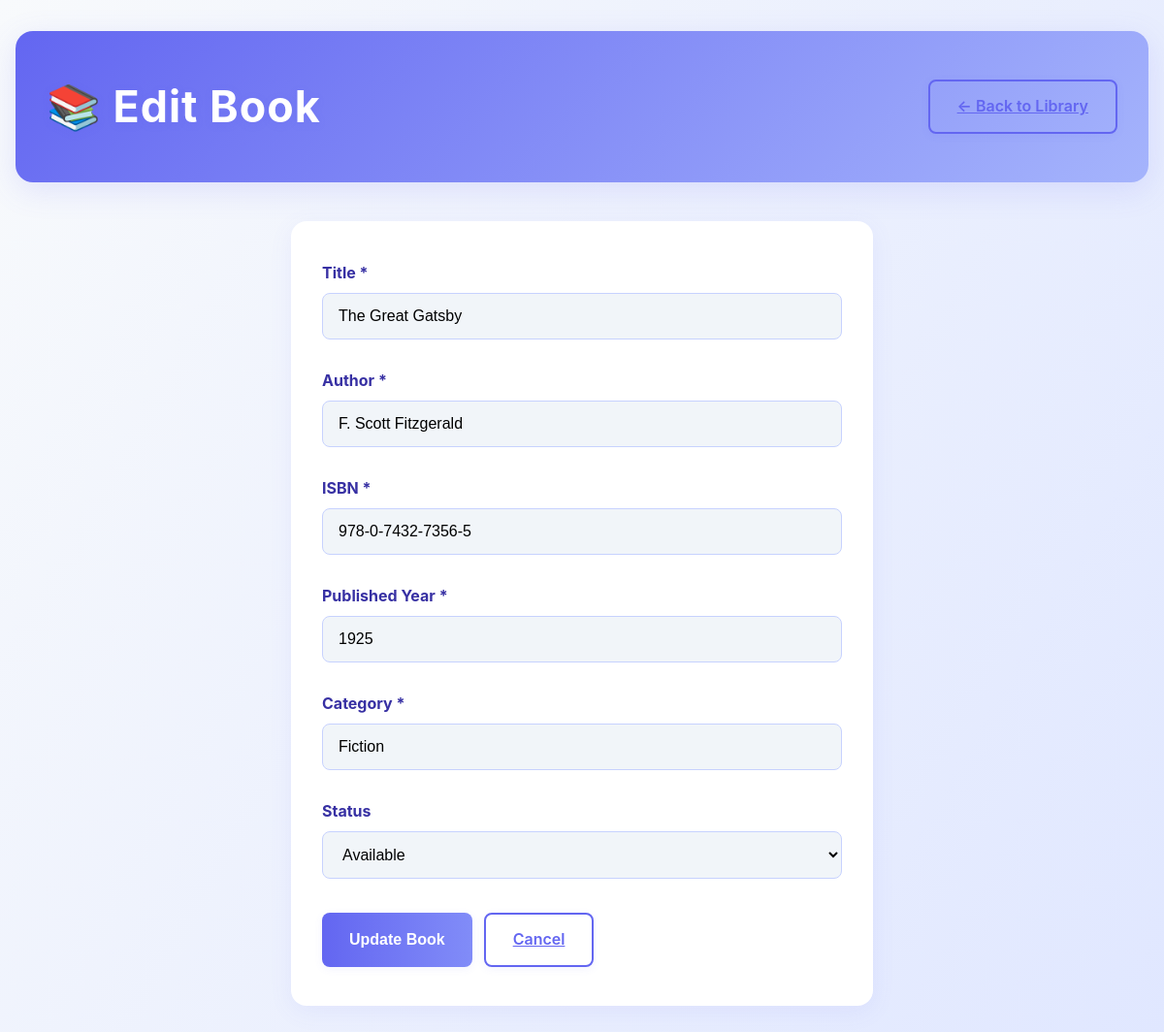
The page /edit_book.php?id=1 on the database its author committed.
### tables this page shows
CREATE TABLE IF NOT EXISTS books (
    id INT AUTO_INCREMENT PRIMARY KEY,
    title VARCHAR(255) NOT NULL,
    author VARCHAR(255) NOT NULL,
    isbn VARCHAR(20) UNIQUE NOT NULL,
    published_year YEAR NOT NULL,
    category VARCHAR(100) NOT NULL,
    status ENUM('Available', 'Issued') DEFAULT 'Available',
    created_at TIMESTAMP DEFAULT CURRENT_TIMESTAMP,
    updated_at TIMESTAMP DEFAULT CURRENT_TIMESTAMP ON UPDATE CURRENT_TIMESTAMP
);

### edit_book.php (the view, shortened to what this page needs)
<?php
$conn = getConnection();
$id = isset($_GET['id']) ? (int)$_GET['id'] : 0;
$sql = "SELECT * FROM books WHERE id = $id";
$result = mysqli_query($conn, $sql);
$book = mysqli_fetch_assoc($result);
?>
<!DOCTYPE html>
<html lang="en">
<head>
    <link rel="stylesheet" href="style.css">
</head>
<body>
    <div class="container">
        <header>
            <h1>📚 Edit Book</h1>
            <a href="index.php" class="btn btn-outline">← Back to Library</a>
        </header>
        <form method="POST" class="book-form">
            <div class="form-group">
                <label for="title">Title *</label>
                <input type="text" id="title" name="title" required
                       value="<?php echo htmlspecialchars(isset($_POST['title']) ? $_POST['title'] : $book['title']); ?>">
            </div>
            <div class="form-group">
                <label for="author">Author *</label>
                <input type="text" id="author" name="author" required
                       value="<?php echo htmlspecialchars(isset($_POST['author']) ? $_POST['author'] : $book['author']); ?>">
            </div>
            <div class="form-group">
                <label for="isbn">ISBN *</label>
                <input type="text" id="isbn" name="isbn" required
                       value="<?php echo htmlspecialchars(isset($_POST['isbn']) ? $_POST['isbn'] : $book['isbn']); ?>">
            </div>
            <div class="form-group">
                <label for="published_year">Published Year *</label>
                <input type="number" id="published_year" name="published_year" required min="1000" max="<?php echo date('Y'); ?>"
                       value="<?php echo htmlspecialchars(isset($_POST['published_year']) ? $_POST['published_year'] : $book['published_year']); ?>">
            </div>
            <div class="form-group">
                <label for="category">Category *</label>
                <input type="text" id="category" name="category" required
                       value="<?php echo htmlspecialchars(isset($_POST['category']) ? $_POST['category'] : $book['category']); ?>">
            </div>
            <div class="form-group">
                <label for="status">Status</label>
                <select id="status" name="status">
                    <?php
                    $current_status = isset($_POST['status']) ? $_POST['status'] : $book['status'];
                    ?>
                    <option value="Available" <?php echo ($current_status == 'Available') ? 'selected' : ''; ?>>Available</option>
                </select>
            </div>
            <div class="form-actions">
                <button type="submit" class="btn btn-primary">Update Book</button>
                <a href="index.php" class="btn btn-outline">Cancel</a>
            </div>
        </form>
    </div>
</body>
</html>

### style.css (style rules this page uses)
* { margin: 0; padding: 0; box-sizing: border-box; }
body { font-family: 'Inter', 'Segoe UI', Tahoma, Geneva, Verdana, sans-serif; background: linear-gradient(120deg, #f8fafc 0%, #e0e7ff 100%); color: #22223b; min-height: 100vh; line-height: 1.7; }
.container { max-width: 1200px; margin: 0 auto; padding: 32px 16px; }
header { background: linear-gradient(135deg, #6366f1 0%, #a5b4fc 100%); color: #fff; padding: 2.5rem 2rem; border-radius: 18px; margin-bottom: 2.5rem; display: flex; justify-content: space-between; align-items: center; box-shadow: 0 8px 32px rgba(99, 102, 241, 0.15); flex-wrap: wrap; gap: 1rem; }
header h1 { font-size: 2.8rem; font-weight: 700; letter-spacing: 1px; text-shadow: 0 2px 8px rgba(99, 102, 241, 0.15); }
.btn { display: inline-block; padding: 12px 28px; border-radius: 8px; border: none; font-size: 1rem; font-weight: 600; cursor: pointer; transition: all 0.2s cubic-bezier(.4,0,.2,1); box-shadow: 0 2px 8px rgba(99, 102, 241, 0.08); outline: none; }
.btn-primary { background: linear-gradient(90deg, #6366f1 0%, #818cf8 100%); color: #fff; }
.btn-outline { background: transparent; color: #6366f1; border: 2px solid #6366f1; }
.book-form { background: #fff; padding: 2.5rem 2rem; border-radius: 16px; box-shadow: 0 6px 24px rgba(99, 102, 241, 0.08); max-width: 600px; margin: 0 auto; }
.form-group { margin-bottom: 1.8rem; }
.form-group label { display: block; margin-bottom: 7px; font-weight: 700; color: #3730a3; }
.form-group input, .form-group select { width: 100%; padding: 14px 16px; border: 1.5px solid #c7d2fe; border-radius: 8px; font-size: 1rem; background: #f1f5f9; transition: border-color 0.2s; }
.form-actions { display: flex; gap: 12px; justify-content: flex-start; margin-top: 2.2rem; }

### rows shown on the page
books: title "The Great Gatsby", author "F. Scott Fitzgerald", isbn "978-0-7432-7356-5", published_year "1925", category "Fiction", status "Available"
